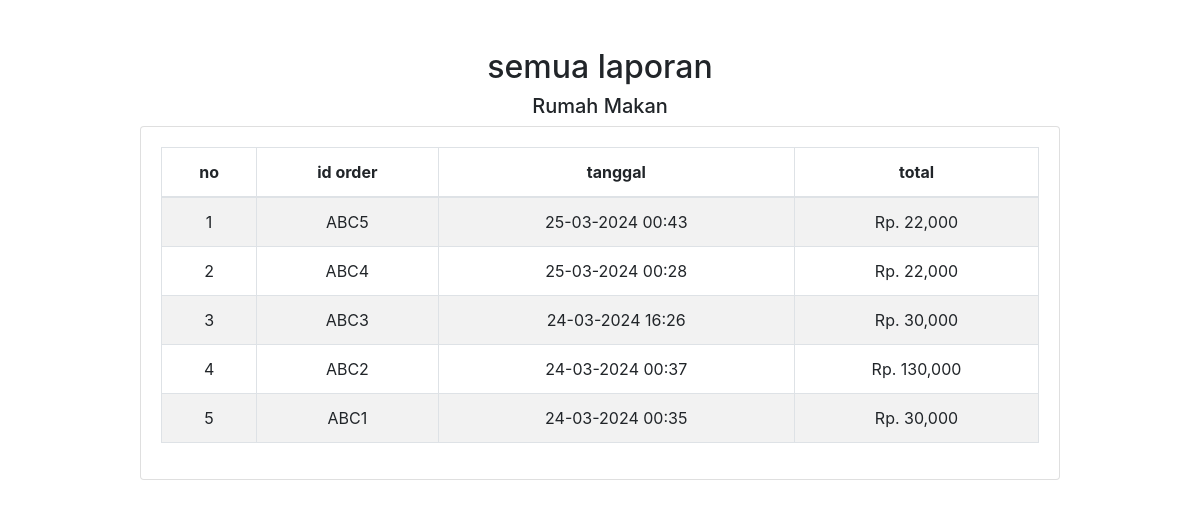
Screenshot of /dashboard/admin/semua_laporan.php with the database file from the repository.
### tables this page shows
CREATE TABLE `tb_transaksi` (
  `id_transaksi` int NOT NULL,
  `id_order` varchar(50) NOT NULL,
  `tanggal_transaksi` int NOT NULL,
  `aTanggal_transaksi` varchar(50) NOT NULL,
  `totbar_transaksi` int NOT NULL,
  `uang_transaksi` int NOT NULL,
  `kembalian_transaksi` int NOT NULL
);

CREATE TABLE `tb_order` (
  `id_order` varchar(50) NOT NULL,
  `meja_order` int NOT NULL,
  `tanggal_order` int NOT NULL,
  `aTanggal_order` varchar(128) NOT NULL,
  `id_user` int NOT NULL,
  `keterangan_order` text,
  `status_order` varchar(20) NOT NULL
);

### dashboard/fungsi/rupiah.php (called while the page is built)
<?php
function rupiah($angka)
{
	$hasil_rupiah = number_format($angka);
	return $hasil_rupiah;
}

### dashboard/admin/semua_laporan.php (the view, shortened to what this page needs)
<?php
include '../../koneksi.php';
include '../fungsi/rupiah.php';
$laporan = mysqli_query($kon, "SELECT * FROM tb_transaksi ORDER BY id_transaksi DESC")
?>
<!doctype html>
<html lang="en">
<head>
  <link rel="stylesheet" href="https://stackpath.bootstrapcdn.com/bootstrap/4.4.1/css/bootstrap.min.css">
</head>
<body>
  <div class="container">
    <div class="row">
      <div class="col-md-10 mx-auto mt-5">
        <div class="text-center">
          <h2>semua laporan</h2>
          <h5>Rumah Makan</h5>
        </div>
        <div class="card">
          <div class="card-body text-center">
            <table class="table table-bordered table-striped">
              <thead>
                <tr>
                  <th>no</th>
                  <th>id order</th>
                  <th>tanggal</th>
                  <th>total</th>
                </tr>
              </thead>
              <tbody>
                <?php $i = 1;
                foreach ($laporan as $row) :
                  $order_query =  mysqli_query($kon, "SELECT * FROM tb_order WHERE id_order = '$row[id_order]'");
                  $oq = mysqli_fetch_assoc($order_query);
                ?>
                  <tr>
                    <td><?= $i++; ?></td>
                    <td><?= $row['id_order'] ?></td>
                    <td><?= date('d-m-Y H:i', $oq['tanggal_order']) ?></td>
                    <td>Rp. <?= rupiah($row['totbar_transaksi']) ?></td>
                  </tr>
                <?php endforeach; ?>
              </tbody>
            </table>
          </div>
        </div>
      </div>
    </div>
  </div>
</body>
</html>

### rows the page displays
tb_transaksi: id_order "ABC5", id_order.tanggal_order "25-03-2024 00:43", totbar_transaksi "22,000"
tb_transaksi: id_order "ABC4", id_order.tanggal_order "25-03-2024 00:28", totbar_transaksi "22,000"
tb_transaksi: id_order "ABC3", id_order.tanggal_order "24-03-2024 16:26", totbar_transaksi "30,000"
tb_transaksi: id_order "ABC2", id_order.tanggal_order "24-03-2024 00:37", totbar_transaksi "130,000"
tb_transaksi: id_order "ABC1", id_order.tanggal_order "24-03-2024 00:35", totbar_transaksi "30,000"
